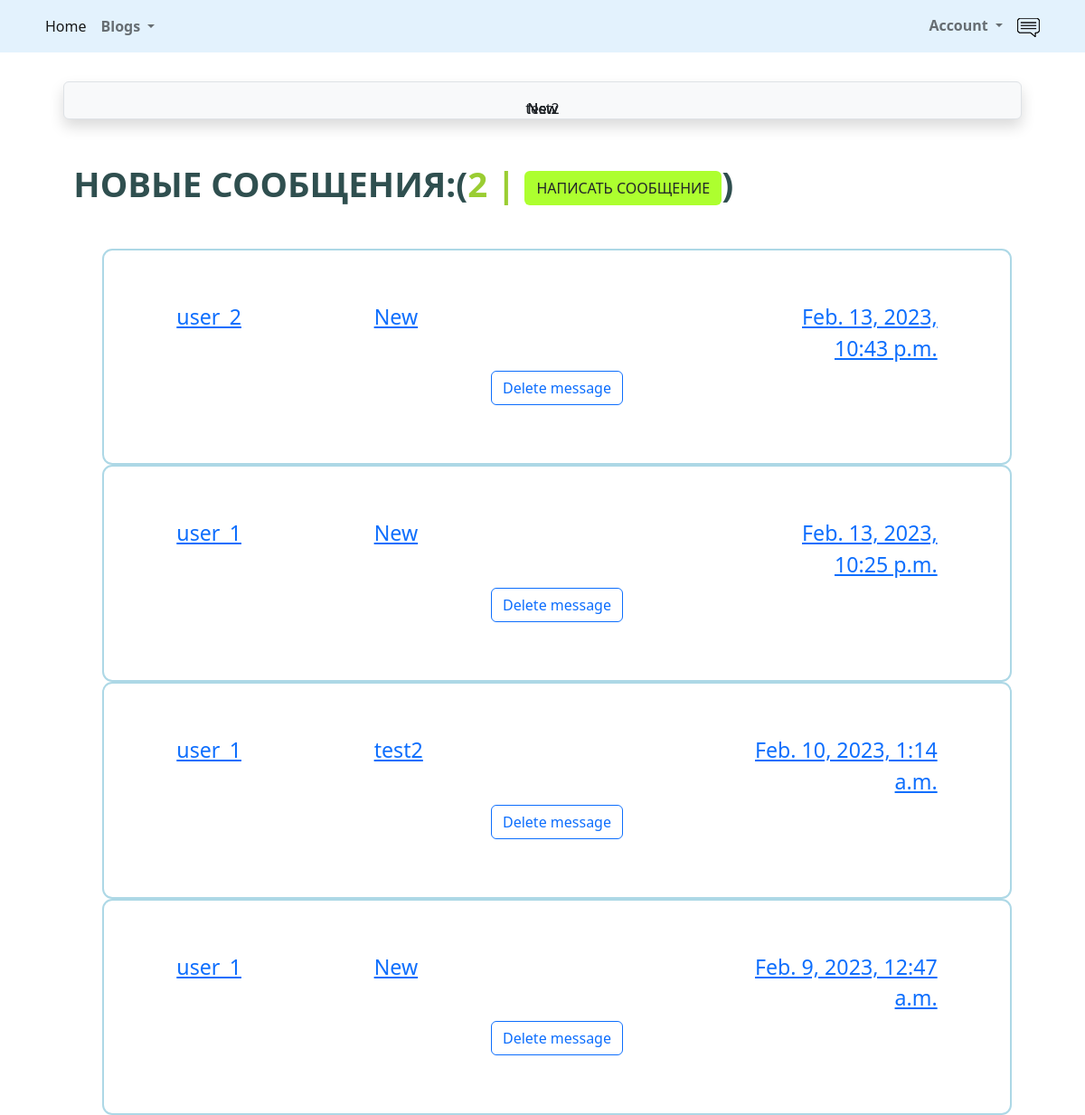
The app's page /accounts/profile/inbox (signed in), older data.
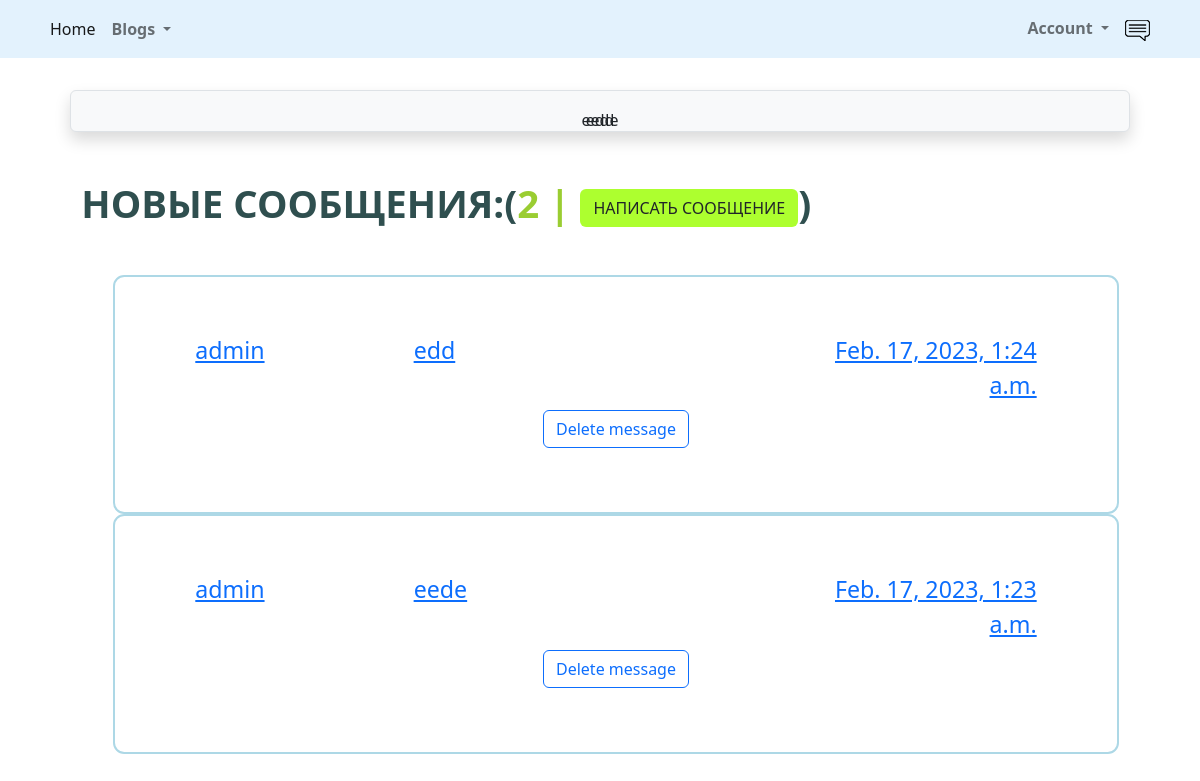
The same page, newer data.
### src/accounts/models.py (models this page shows)
class Message(models.Model):
    sender = models.ForeignKey(User, on_delete=models.SET_NULL, null=True, blank=True)
    recipient = models.ForeignKey(User, on_delete=models.SET_NULL, null=True, blank=True, related_name='messages')
    name = models.CharField(max_length=200, null=True, blank=True)
    subject = models.CharField(max_length=200, null=True, blank=True)
    body = models.TextField(max_length=1000)
    is_readed = models.BooleanField(default=False, null=True)
    created = models.DateTimeField(auto_now_add=True)
    id = models.UUIDField(default=uuid.uuid4, unique=True, primary_key=True, editable=False)
    def __str__(self):
        return self.subject
    class Meta:
        ordering = ['is_readed', '-created']

class User(AbstractUser):
    is_activated = models.BooleanField(default=True, db_index=True)
    avatar = models.ImageField(upload_to=avatar_place, default='profile/default.png')
    birthday = models.DateField(null=True, blank=True)
    city = models.CharField(max_length=50, null=True, blank=True)
    class Meta(AbstractUser.Meta):
        db_table = 'user'
    def __str__(self):
        return self.username

### src/accounts/views.py (the view)
# urls.py: path('profile/inbox', inbox, name='inbox'),
@login_required
def inbox(request):
    user = request.user
    messages = user.messages.all()
    count_of_unreaded = messages.filter(is_readed=False).count()
    return render(request, 'messages/inbox.html', {'messages': messages, 'count_of_unreaded': count_of_unreaded})

### src/accounts/templates/messages/inbox.html
{% extends 'base.html' %}
{% load static %}
{% block content %}
    <link rel="stylesheet" type="text/css" href="{% static 'message/css/message.css' %}">
<main class="inbox my-xl">
  <div class="content-box">
    <h3 class="inbox__title">Новые сообщения:(<span>{{count_of_unreaded}} | <a href="{% url 'accounts:create_message' %}" class="btn btn--sub btn--lg">Написать сообщение </a></span>)</h3>
    <ul class="messages">
      {% for message in messages %}
      {% if message.is_read == False %}
      <li class="message message--unread">
        {% else %}
      <li class="message">
        {% endif %}
        <a href="{% url 'accounts:message' message.id %}">
          <span class="message__author">{{message.sender}}</span>
          <span class="message__subject">{{message.subject}}</span>
          <span class="message__date">{{message.created}}</span>
        <center><span><a class="btn btn-outline-primary m-2"
                           href="{% url 'accounts:delete_message' message.id %}">Delete message</a></span></center>
        </a>
      </li>
      {% endfor %}
    </ul>
  </div>
</main>
{% endblock content %}

### src/templates/includes/messages.html
{% if messages %}
    {% for message in messages %}
        <div class="alert alert-{% if message.tags == 'error' %}danger {% else %}{{ message.tags }} {% endif %}" role="alert">
        {{ message }}
        </div>
    {% endfor %}
{% endif %}

Row changes from the older to the newer data that the page shows:
removed Message: subject "New", sender "user_2", created "Feb. 13, 2023, 10:43 p.m."
removed Message: subject "New", sender "user_1", created "Feb. 13, 2023, 10:25 p.m."
removed Message: subject "test2", sender "user_1", created "Feb. 10, 2023, 1:14 a.m."
removed Message: subject "New", sender "user_1", created "Feb. 9, 2023, 12:47 a.m."
added Message: subject "edd", sender "admin", created "Feb. 17, 2023, 1:24 a.m."
added Message: subject "eede", sender "admin", created "Feb. 17, 2023, 1:23 a.m."
